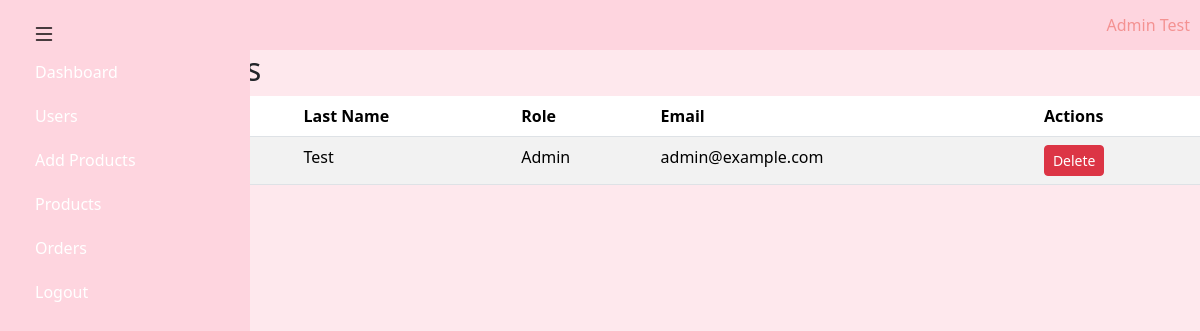
Before: /admin/users (signed in) with the older database file.
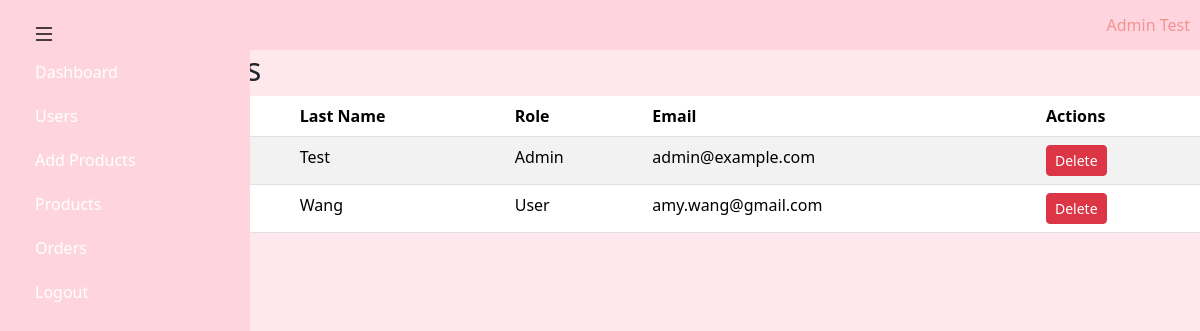
After: the same page with the newer database file.
### models.py (models this page shows, shortened)
class User(db.Model):
    __tablename__ = 'users'  # Define table name in the database
    id = db.Column(db.Integer, primary_key=True)  # Primary key for user
    first_name = db.Column(db.String(50), nullable=False)  # User's first name
    last_name = db.Column(db.String(50), nullable=False)  # User's last name
    email = db.Column(db.String(100), unique=True, nullable=False)  # Unique email for user authentication
    password_hash = db.Column(db.String(128), nullable=False)  # Hashed password
    role = db.Column(db.String(10), default="user")  # User role (default: user)
    created_at = db.Column(db.DateTime, default=lambda: datetime.now(pytz.timezone('America/New_York')))  # Timestamp in NY timezone
    cart = db.relationship('Cart', back_populates='user', uselist=False)
    orders = db.relationship('Order', back_populates='user')
    @property
    def full_name(self):
        return f"{self.first_name} {self.last_name}"

### app.py (the view)
@app.route("/admin/users")
@login_required
def admin_users():
    if current_user.role != 'admin':
        return redirect("/login")  # Redirect to login
    users = User.query.all()
    return render_template("admin_user.html", users=users)

### app.py (called while the page is built)
@login_manager.user_loader
def load_user(user_id):
    return User.query.get(int(user_id))

### templates/admin_user.html (shortened to what this page needs)
{% extends "admin_layout.html" %}
{% block body %}
    <h2>Manage All Users</h2>
    <table class="table table-striped">
        <thead>
            <tr>
                <th>ID</th>
                <th>First Name</th>
                <th>Last Name</th>
                <th>Role</th>
                <th>Email</th>
                <th>Actions</th>
            </tr>
        </thead>
        <tbody>
            {% for user in users %}
            <tr>
                <td>{{ user.id }}</td>
                <td>{{ user.first_name | title }}</td>
                <td>{{ user.last_name | title }}</td>
                <td>{{ user.role | title }}</td>
                <td>{{ user.email }}</td>
                <td>
                    <form action="/admin/delete/{{ user.id }}" method="POST" style="display:inline;">
                        <button type="submit" class="btn btn-danger btn-sm" onclick="return confirm('Are you sure you want to delete this user?')">Delete</button>
                    </form>
                </td>
            </tr>
            {% endfor %}
        </tbody>
    </table>
{% endblock %}

### templates/admin_layout.html (shortened to what this page needs)
<!DOCTYPE html>
<html lang="en">
    <head>
        <link href="https://cdn.jsdelivr.net/npm/bootstrap@5.3.3/dist/css/bootstrap.min.css" rel="stylesheet">
        <link href="https://cdn.jsdelivr.net/npm/bootstrap-icons/font/bootstrap-icons.css" rel="stylesheet">
        <link href="/static/styles.css" rel="stylesheet">
    </head>
    <body style="background-color: #FEE8ED;">
        <div class="admin_dash" style="display:flex; height:100vh;">
            <div id="sidebar" class="sidebar" style="background-color: #FED5DF;">
                <div class="sidebar-nav">
                    <ul class="nav flex-column">
                        <li class="nav-item">
                            <a class="nav-link text-white link" href="/admin/dashboard">Dashboard</a>
                        </li>
                        <li class="nav-item">
                            <a class="nav-link text-white link" href="/admin/users">Users</a>
                        </li>
                        <li class="nav-item">
                            <a class="nav-link text-white link" href="/admin/add_products"> Add Products</a>
                        </li>
                        <li class="nav-item">
                            <a class="nav-link text-white link" href="/admin/listing">Products</a>
                        </li>
                        <li class="nav-item">
                            <a class="nav-link text-white link" href="/admin/orders">Orders</a>
                        </li>
                        <li class="nav-item">
                            <a class="nav-link text-white link" href="/logout">Logout</a>
                        </li>
                    </ul>
                </div>
            </div>
            <div class="topnav">
                    <button class="btn btn-light" id="toggleSidebarButton" onclick="collapse(event)">
                        <i class="bi bi-list"></i>
                    </button>
                    <div class="profile">{{ current_user.full_name | title }}</div>
            </div>
            {% block body %}{% endblock %}
        </div>
    </body>
</html>

Changed rows visible on the page:
added User: last_name "Wang", role "User", email "amy.wang@gmail.com"
